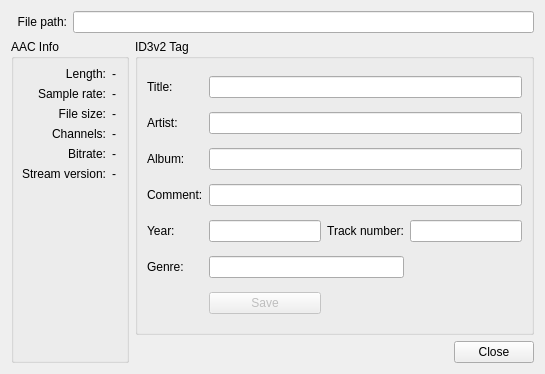
<ui version="4.0" >
 <class>DetailsDialog</class>
 <widget class="QDialog" name="DetailsDialog" >
  <property name="geometry" >
   <rect>
    <x>0</x>
    <y>0</y>
    <width>545</width>
    <height>374</height>
   </rect>
  </property>
  <property name="windowTitle" >
   <string>Details</string>
  </property>
  <layout class="QGridLayout" >
   <item row="0" column="0" >
    <widget class="QLabel" name="label_28" >
     <property name="text" >
      <string>File path:</string>
     </property>
     <property name="alignment" >
      <set>Qt::AlignRight|Qt::AlignTrailing|Qt::AlignVCenter</set>
     </property>
    </widget>
   </item>
   <item row="0" column="1" colspan="3" >
    <widget class="QLineEdit" name="pathLineEdit" >
     <property name="readOnly" >
      <bool>true</bool>
     </property>
    </widget>
   </item>
   <item rowspan="2" row="1" column="0" colspan="2" >
    <widget class="QGroupBox" name="groupBox" >
     <property name="minimumSize" >
      <size>
       <width>0</width>
       <height>16</height>
      </size>
     </property>
     <property name="title" >
      <string>AAC Info</string>
     </property>
     <layout class="QGridLayout" >
      <property name="margin" >
       <number>8</number>
      </property>
      <property name="spacing" >
       <number>6</number>
      </property>
      <item row="6" column="0" >
       <spacer>
        <property name="orientation" >
         <enum>Qt::Vertical</enum>
        </property>
        <property name="sizeHint" stdset="0" >
         <size>
          <width>74</width>
          <height>151</height>
         </size>
        </property>
       </spacer>
      </item>
      <item row="2" column="1" colspan="2" >
       <widget class="QLabel" name="fileSizeLabel" >
        <property name="text" >
         <string>-</string>
        </property>
       </widget>
      </item>
      <item row="0" column="0" >
       <widget class="QLabel" name="label" >
        <property name="text" >
         <string>Length:</string>
        </property>
        <property name="alignment" >
         <set>Qt::AlignRight|Qt::AlignTrailing|Qt::AlignVCenter</set>
        </property>
       </widget>
      </item>
      <item row="0" column="1" colspan="2" >
       <widget class="QLabel" name="lengthLabel" >
        <property name="text" >
         <string>-</string>
        </property>
       </widget>
      </item>
      <item row="1" column="0" >
       <widget class="QLabel" name="label_3" >
        <property name="text" >
         <string>Sample rate:</string>
        </property>
        <property name="alignment" >
         <set>Qt::AlignRight|Qt::AlignTrailing|Qt::AlignVCenter</set>
        </property>
       </widget>
      </item>
      <item row="1" column="1" colspan="2" >
       <widget class="QLabel" name="sampleRateLabel" >
        <property name="text" >
         <string>-</string>
        </property>
       </widget>
      </item>
      <item row="3" column="0" >
       <widget class="QLabel" name="label_10" >
        <property name="layoutDirection" >
         <enum>Qt::LeftToRight</enum>
        </property>
        <property name="text" >
         <string>Channels:</string>
        </property>
        <property name="textFormat" >
         <enum>Qt::PlainText</enum>
        </property>
        <property name="alignment" >
         <set>Qt::AlignRight|Qt::AlignTrailing|Qt::AlignVCenter</set>
        </property>
       </widget>
      </item>
      <item row="2" column="0" >
       <widget class="QLabel" name="label_5" >
        <property name="text" >
         <string>File size:</string>
        </property>
        <property name="alignment" >
         <set>Qt::AlignRight|Qt::AlignTrailing|Qt::AlignVCenter</set>
        </property>
       </widget>
      </item>
      <item row="4" column="0" >
       <widget class="QLabel" name="label_2" >
        <property name="text" >
         <string>Bitrate:</string>
        </property>
        <property name="alignment" >
         <set>Qt::AlignRight|Qt::AlignTrailing|Qt::AlignVCenter</set>
        </property>
       </widget>
      </item>
      <item row="3" column="1" colspan="2" >
       <widget class="QLabel" name="channelsLabel" >
        <property name="layoutDirection" >
         <enum>Qt::LeftToRight</enum>
        </property>
        <property name="text" >
         <string>-</string>
        </property>
       </widget>
      </item>
      <item row="4" column="1" colspan="2" >
       <widget class="QLabel" name="bitrateLabel" >
        <property name="text" >
         <string>-</string>
        </property>
       </widget>
      </item>
      <item row="5" column="0" >
       <widget class="QLabel" name="label_4" >
        <property name="text" >
         <string>Stream version:</string>
        </property>
        <property name="alignment" >
         <set>Qt::AlignRight|Qt::AlignTrailing|Qt::AlignVCenter</set>
        </property>
       </widget>
      </item>
      <item row="5" column="1" colspan="2" >
       <widget class="QLabel" name="versionLabel" >
        <property name="text" >
         <string>-</string>
        </property>
       </widget>
      </item>
     </layout>
    </widget>
   </item>
   <item row="1" column="2" colspan="2" >
    <widget class="QGroupBox" name="groupBox_2" >
     <property name="sizePolicy" >
      <sizepolicy vsizetype="Preferred" hsizetype="Expanding" >
       <horstretch>0</horstretch>
       <verstretch>0</verstretch>
      </sizepolicy>
     </property>
     <property name="title" >
      <string>ID3v2 Tag</string>
     </property>
     <layout class="QGridLayout" >
      <item row="0" column="0" >
       <widget class="QLabel" name="label_21" >
        <property name="text" >
         <string>Title:</string>
        </property>
        <property name="alignment" >
         <set>Qt::AlignLeading|Qt::AlignLeft|Qt::AlignVCenter</set>
        </property>
       </widget>
      </item>
      <item row="0" column="1" colspan="3" >
       <widget class="QLineEdit" name="titleLineEdit" />
      </item>
      <item row="1" column="0" >
       <widget class="QLabel" name="label_22" >
        <property name="text" >
         <string>Artist:</string>
        </property>
        <property name="alignment" >
         <set>Qt::AlignLeading|Qt::AlignLeft|Qt::AlignVCenter</set>
        </property>
       </widget>
      </item>
      <item row="1" column="1" colspan="3" >
       <widget class="QLineEdit" name="artistLineEdit" />
      </item>
      <item row="2" column="0" >
       <widget class="QLabel" name="label_23" >
        <property name="text" >
         <string>Album:</string>
        </property>
        <property name="alignment" >
         <set>Qt::AlignLeading|Qt::AlignLeft|Qt::AlignVCenter</set>
        </property>
       </widget>
      </item>
      <item row="2" column="1" colspan="3" >
       <widget class="QLineEdit" name="albumLineEdit" />
      </item>
      <item row="3" column="0" >
       <widget class="QLabel" name="label_24" >
        <property name="text" >
         <string>Comment:</string>
        </property>
        <property name="alignment" >
         <set>Qt::AlignLeading|Qt::AlignLeft|Qt::AlignVCenter</set>
        </property>
       </widget>
      </item>
      <item row="3" column="1" colspan="3" >
       <widget class="QLineEdit" name="commentLineEdit" />
      </item>
      <item row="4" column="0" >
       <widget class="QLabel" name="label_25" >
        <property name="text" >
         <string>Year:</string>
        </property>
        <property name="alignment" >
         <set>Qt::AlignLeading|Qt::AlignLeft|Qt::AlignVCenter</set>
        </property>
       </widget>
      </item>
      <item row="4" column="1" >
       <widget class="QLineEdit" name="yearLineEdit" />
      </item>
      <item row="4" column="2" >
       <widget class="QLabel" name="label_26" >
        <property name="text" >
         <string>Track number:</string>
        </property>
        <property name="alignment" >
         <set>Qt::AlignRight|Qt::AlignTrailing|Qt::AlignVCenter</set>
        </property>
       </widget>
      </item>
      <item row="4" column="3" >
       <widget class="QLineEdit" name="trackLineEdit" />
      </item>
      <item row="5" column="0" >
       <widget class="QLabel" name="label_27" >
        <property name="text" >
         <string>Genre:</string>
        </property>
        <property name="alignment" >
         <set>Qt::AlignLeading|Qt::AlignLeft|Qt::AlignVCenter</set>
        </property>
       </widget>
      </item>
      <item row="5" column="1" colspan="2" >
       <widget class="QLineEdit" name="genreLineEdit" />
      </item>
      <item row="6" column="1" >
       <widget class="QPushButton" name="saveButton" >
        <property name="enabled" >
         <bool>false</bool>
        </property>
        <property name="text" >
         <string>Save</string>
        </property>
       </widget>
      </item>
     </layout>
    </widget>
   </item>
   <item row="2" column="2" >
    <spacer>
     <property name="orientation" >
      <enum>Qt::Horizontal</enum>
     </property>
     <property name="sizeHint" stdset="0" >
      <size>
       <width>111</width>
       <height>20</height>
      </size>
     </property>
    </spacer>
   </item>
   <item row="2" column="3" >
    <widget class="QPushButton" name="pushButton_3" >
     <property name="text" >
      <string>Close</string>
     </property>
    </widget>
   </item>
  </layout>
 </widget>
 <resources/>
 <connections>
  <connection>
   <sender>pushButton_3</sender>
   <signal>clicked()</signal>
   <receiver>DetailsDialog</receiver>
   <slot>close()</slot>
   <hints>
    <hint type="sourcelabel" >
     <x>623</x>
     <y>353</y>
    </hint>
    <hint type="destinationlabel" >
     <x>539</x>
     <y>352</y>
    </hint>
   </hints>
  </connection>
 </connections>
</ui>
